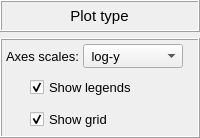
             <widget class="QFrame" name="frame_14">
              <property name="maximumSize">
               <size>
                <width>16777215</width>
                <height>140</height>
               </size>
              </property>
              <property name="frameShape">
               <enum>QFrame::NoFrame</enum>
              </property>
              <property name="frameShadow">
               <enum>QFrame::Raised</enum>
              </property>
              <layout class="QGridLayout" name="gridLayout_18">
               <property name="leftMargin">
                <number>0</number>
               </property>
               <property name="topMargin">
                <number>0</number>
               </property>
               <property name="rightMargin">
                <number>0</number>
               </property>
               <property name="bottomMargin">
                <number>0</number>
               </property>
               <item row="0" column="0">
                <widget class="QFrame" name="frame_13">
                 <property name="minimumSize">
                  <size>
                   <width>0</width>
                   <height>32</height>
                  </size>
                 </property>
                 <property name="maximumSize">
                  <size>
                   <width>16777215</width>
                   <height>32</height>
                  </size>
                 </property>
                 <property name="frameShape">
                  <enum>QFrame::Box</enum>
                 </property>
                 <property name="frameShadow">
                  <enum>QFrame::Raised</enum>
                 </property>
                 <layout class="QGridLayout" name="gridLayout_11">
                  <property name="leftMargin">
                   <number>0</number>
                  </property>
                  <property name="topMargin">
                   <number>0</number>
                  </property>
                  <property name="rightMargin">
                   <number>0</number>
                  </property>
                  <property name="bottomMargin">
                   <number>0</number>
                  </property>
                  <property name="spacing">
                   <number>0</number>
                  </property>
                  <item row="0" column="0">
                   <widget class="QLabel" name="label_9">
                    <property name="enabled">
                     <bool>true</bool>
                    </property>
                    <property name="sizePolicy">
                     <sizepolicy hsizetype="Preferred" vsizetype="Expanding">
                      <horstretch>0</horstretch>
                      <verstretch>0</verstretch>
                     </sizepolicy>
                    </property>
                    <property name="minimumSize">
                     <size>
                      <width>120</width>
                      <height>20</height>
                     </size>
                    </property>
                    <property name="maximumSize">
                     <size>
                      <width>165</width>
                      <height>32</height>
                     </size>
                    </property>
                    <property name="font">
                     <font>
                      <family>MS Shell Dlg 2</family>
                      <pointsize>11</pointsize>
                      <weight>50</weight>
                      <italic>false</italic>
                      <bold>false</bold>
                     </font>
                    </property>
                    <property name="frameShape">
                     <enum>QFrame::NoFrame</enum>
                    </property>
                    <property name="frameShadow">
                     <enum>QFrame::Sunken</enum>
                    </property>
                    <property name="text">
                     <string>Plot type</string>
                    </property>
                    <property name="textFormat">
                     <enum>Qt::AutoText</enum>
                    </property>
                    <property name="scaledContents">
                     <bool>false</bool>
                    </property>
                    <property name="alignment">
                     <set>Qt::AlignCenter</set>
                    </property>
                    <property name="wordWrap">
                     <bool>false</bool>
                    </property>
                    <property name="indent">
                     <number>0</number>
                    </property>
                   </widget>
                  </item>
                 </layout>
                </widget>
               </item>
               <item row="1" column="0">
                <widget class="QFrame" name="frame_9">
                 <property name="minimumSize">
                  <size>
                   <width>0</width>
                   <height>80</height>
                  </size>
                 </property>
                 <property name="maximumSize">
                  <size>
                   <width>200</width>
                   <height>120</height>
                  </size>
                 </property>
                 <property name="frameShape">
                  <enum>QFrame::Box</enum>
                 </property>
                 <property name="frameShadow">
                  <enum>QFrame::Raised</enum>
                 </property>
                 <layout class="QGridLayout" name="gridLayout_12">
                  <property name="leftMargin">
                   <number>2</number>
                  </property>
                  <property name="topMargin">
                   <number>2</number>
                  </property>
                  <property name="rightMargin">
                   <number>2</number>
                  </property>
                  <property name="bottomMargin">
                   <number>2</number>
                  </property>
                  <property name="spacing">
                   <number>2</number>
                  </property>
                  <item row="0" column="0">
                   <widget class="QFrame" name="frame_12">
                    <property name="maximumSize">
                     <size>
                      <width>16777215</width>
                      <height>38</height>
                     </size>
                    </property>
                    <property name="font">
                     <font>
                      <pointsize>10</pointsize>
                      <weight>50</weight>
                      <bold>false</bold>
                     </font>
                    </property>
                    <property name="frameShape">
                     <enum>QFrame::NoFrame</enum>
                    </property>
                    <property name="frameShadow">
                     <enum>QFrame::Raised</enum>
                    </property>
                    <layout class="QGridLayout" name="gridLayout_10">
                     <property name="leftMargin">
                      <number>2</number>
                     </property>
                     <property name="topMargin">
                      <number>2</number>
                     </property>
                     <property name="rightMargin">
                      <number>2</number>
                     </property>
                     <property name="bottomMargin">
                      <number>2</number>
                     </property>
                     <property name="horizontalSpacing">
                      <number>4</number>
                     </property>
                     <property name="verticalSpacing">
                      <number>2</number>
                     </property>
                     <item row="0" column="1">
                      <widget class="QComboBox" name="comboBox_plot_type">
                       <property name="sizePolicy">
                        <sizepolicy hsizetype="Expanding" vsizetype="Fixed">
                         <horstretch>0</horstretch>
                         <verstretch>0</verstretch>
                        </sizepolicy>
                       </property>
                       <property name="minimumSize">
                        <size>
                         <width>80</width>
                         <height>24</height>
                        </size>
                       </property>
                       <property name="maximumSize">
                        <size>
                         <width>100</width>
                         <height>24</height>
                        </size>
                       </property>
                       <property name="font">
                        <font>
                         <family>MS Shell Dlg 2</family>
                         <pointsize>10</pointsize>
                         <weight>50</weight>
                         <italic>false</italic>
                         <bold>false</bold>
                        </font>
                       </property>
                       <property name="styleSheet">
                        <string notr="true"/>
                       </property>
                       <item>
                        <property name="text">
                         <string> log-y</string>
                        </property>
                       </item>
                       <item>
                        <property name="text">
                         <string> lin-lin</string>
                        </property>
                       </item>
                       <item>
                        <property name="text">
                         <string> log-log</string>
                        </property>
                       </item>
                      </widget>
                     </item>
                     <item row="0" column="0">
                      <widget class="QLabel" name="label">
                       <property name="font">
                        <font>
                         <pointsize>10</pointsize>
                        </font>
                       </property>
                       <property name="text">
                        <string>Axes scales:</string>
                       </property>
                      </widget>
                     </item>
                     <item row="0" column="2">
                      <widget class="QFrame" name="frame_19">
                       <property name="frameShape">
                        <enum>QFrame::NoFrame</enum>
                       </property>
                       <property name="frameShadow">
                        <enum>QFrame::Raised</enum>
                       </property>
                      </widget>
                     </item>
                    </layout>
                   </widget>
                  </item>
                  <item row="1" column="0">
                   <widget class="QFrame" name="frame_legends_2">
                    <property name="frameShape">
                     <enum>QFrame::NoFrame</enum>
                    </property>
                    <property name="frameShadow">
                     <enum>QFrame::Raised</enum>
                    </property>
                    <layout class="QGridLayout" name="gridLayout_19">
                     <property name="leftMargin">
                      <number>2</number>
                     </property>
                     <property name="topMargin">
                      <number>2</number>
                     </property>
                     <property name="rightMargin">
                      <number>2</number>
                     </property>
                     <property name="bottomMargin">
                      <number>2</number>
                     </property>
                     <property name="spacing">
                      <number>2</number>
                     </property>
                     <item row="0" column="0">
                      <widget class="QCheckBox" name="checkBox_legends">
                       <property name="minimumSize">
                        <size>
                         <width>75</width>
                         <height>26</height>
                        </size>
                       </property>
                       <property name="maximumSize">
                        <size>
                         <width>140</width>
                         <height>26</height>
                        </size>
                       </property>
                       <property name="font">
                        <font>
                         <family>MS Shell Dlg 2</family>
                         <pointsize>10</pointsize>
                         <weight>50</weight>
                         <italic>false</italic>
                         <bold>false</bold>
                        </font>
                       </property>
                       <property name="text">
                        <string>Show legends</string>
                       </property>
                       <property name="checked">
                        <bool>true</bool>
                       </property>
                      </widget>
                     </item>
                    </layout>
                   </widget>
                  </item>
                  <item row="2" column="0">
                   <widget class="QFrame" name="frame_legends_3">
                    <property name="frameShape">
                     <enum>QFrame::NoFrame</enum>
                    </property>
                    <property name="frameShadow">
                     <enum>QFrame::Raised</enum>
                    </property>
                    <layout class="QGridLayout" name="gridLayout_22">
                     <property name="leftMargin">
                      <number>2</number>
                     </property>
                     <property name="topMargin">
                      <number>2</number>
                     </property>
                     <property name="rightMargin">
                      <number>2</number>
                     </property>
                     <property name="bottomMargin">
                      <number>2</number>
                     </property>
                     <property name="spacing">
                      <number>2</number>
                     </property>
                     <item row="0" column="0">
                      <widget class="QCheckBox" name="checkBox_grid">
                       <property name="minimumSize">
                        <size>
                         <width>75</width>
                         <height>26</height>
                        </size>
                       </property>
                       <property name="maximumSize">
                        <size>
                         <width>140</width>
                         <height>26</height>
                        </size>
                       </property>
                       <property name="font">
                        <font>
                         <family>MS Shell Dlg 2</family>
                         <pointsize>10</pointsize>
                         <weight>50</weight>
                         <italic>false</italic>
                         <bold>false</bold>
                        </font>
                       </property>
                       <property name="text">
                        <string>Show grid</string>
                       </property>
                       <property name="checked">
                        <bool>true</bool>
                       </property>
                      </widget>
                     </item>
                    </layout>
                   </widget>
                  </item>
                 </layout>
                </widget>
               </item>
              </layout>
             </widget>
